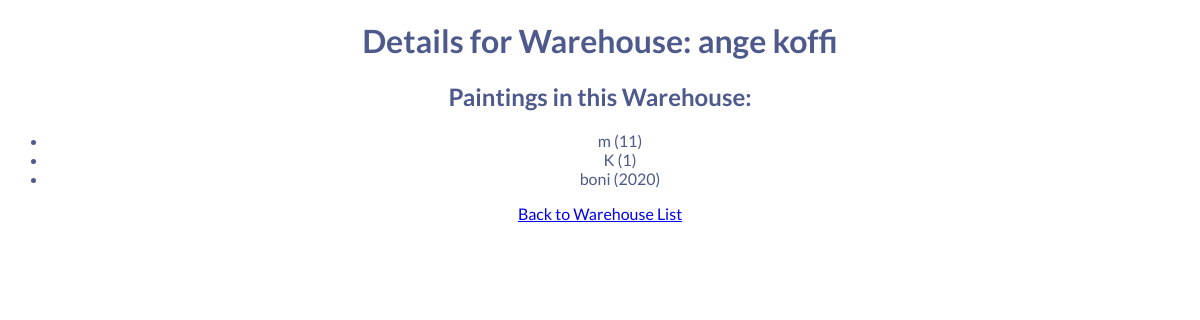
Screenshot of /pubic/warehouse_details.php?id=7 with the database file from the repository.
### tables this page shows
CREATE TABLE IF NOT EXISTS `warehouses` (
  `id_warehouse` int NOT NULL AUTO_INCREMENT,
  `name` varchar(255) NOT NULL,
  `address` varchar(255) DEFAULT NULL,
  PRIMARY KEY (`id_warehouse`)
);

CREATE TABLE IF NOT EXISTS `paintings` (
  `id_painting` int NOT NULL AUTO_INCREMENT,
  `title` varchar(255) NOT NULL,
  `year` int NOT NULL,
  `artist_name` varchar(255) DEFAULT NULL,
  `width` decimal(5,2) DEFAULT NULL,
  `height` decimal(5,2) DEFAULT NULL,
  PRIMARY KEY (`id_painting`)
);

### src/Models/Warehouse.php (called while the page is built, shortened)
<?php
class Warehouse {
    private $pdo;
    public function __construct($pdo) {
        $this->pdo = $pdo;
    }
    public function getById($id) {
        $stmt = $this->pdo->prepare("SELECT * FROM warehouses WHERE id_warehouse = ?");
        $stmt->execute([$id]);
        return $stmt->fetch();
    }
}
?>

### src/Models/Painting.php (called while the page is built, shortened)
<?php
class Painting {
    private $pdo;
    public function __construct($pdo) {
        $this->pdo = $pdo;
    }
    public function getPaintingsByWarehouse($id_warehouse) {
        $stmt = $this->pdo->prepare("
            SELECT p.*
            FROM paintings p
            INNER JOIN storage s ON p.id_painting = s.id_painting
            WHERE s.id_warehouse = :id_warehouse
        ");
        $stmt->execute(['id_warehouse' => $id_warehouse]);
        return $stmt->fetchAll();
    }
}
?>

### pubic/warehouse_details.php (the view, shortened to what this page needs)
<?php
require_once '../Config/config.php';
require_once '../src/Models/Warehouse.php';
require_once '../src/Models/Painting.php';
if (isset($_GET['id']) && is_numeric($_GET['id'])) {
    $warehouse_id = $_GET['id'];
    $warehouseModel = new Warehouse($pdo);
    $warehouse = $warehouseModel->getById($warehouse_id);
    $paintingModel = new Painting($pdo);
    $paintings = $paintingModel->getPaintingsByWarehouse($warehouse_id);
} else {
    echo "Invalid warehouse ID";
    exit();
}
?>
<!DOCTYPE html>
<html lang="en">
<head>
    <link rel="stylesheet" href="assets/css/styles.css">
</head>
<body>
    <h1>Details for Warehouse: <?= htmlspecialchars($warehouse['name']) ?></h1>
    <h2>Paintings in this Warehouse:</h2>
    <?php if (isset($paintings) && is_array($paintings) && count($paintings) > 0): ?>
        <ul>
            <?php foreach ($paintings as $painting): ?>
                <li>
                    <?= htmlspecialchars($painting['title'] ?? 'No title') ?>
                    (<?= htmlspecialchars($painting['year'] ?? 'Unknown year') ?>)
                </li>
            <?php endforeach; ?>
        </ul>
    <?php else: ?>
        <p>No paintings found in this warehouse.</p>
    <?php endif; ?>
    <a href="warehouses.php">Back to Warehouse List</a>
</body>
</html>

### pubic/assets/css/styles.css (style rules this page uses)
body { font-family: 'Lato', sans-serif; background-color: #FFFFFF; color: #4E598C; text-align: center; }

### rows the page displays
warehouses: name "ange koffi"
paintings: title "m", year "11"
paintings: title "K", year "1"
paintings: title "boni", year "2020"
